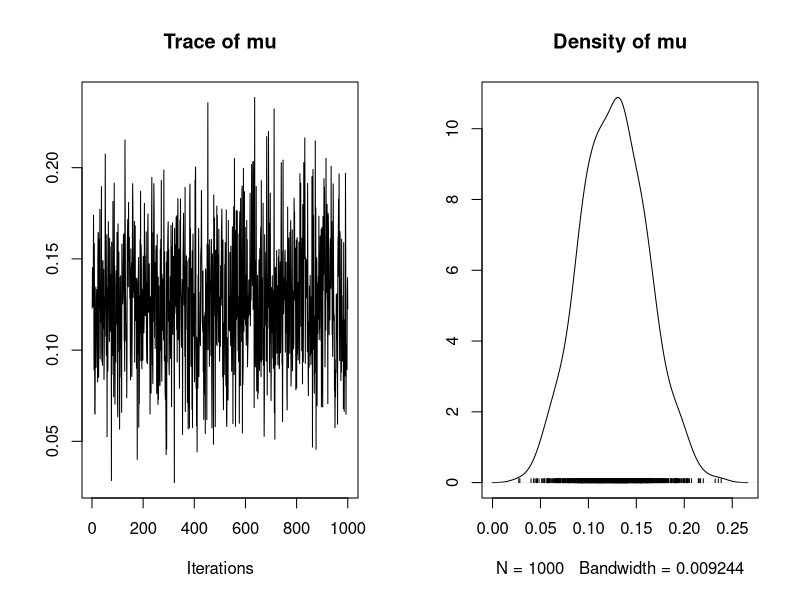
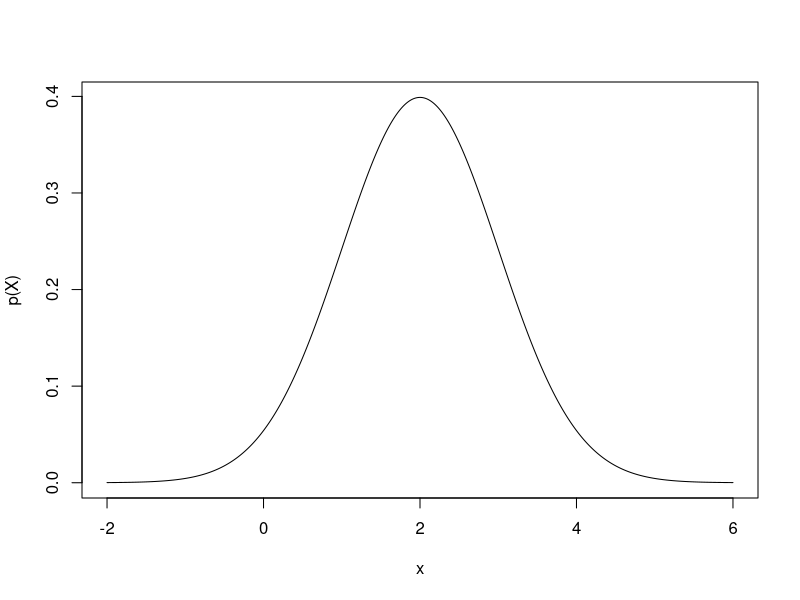
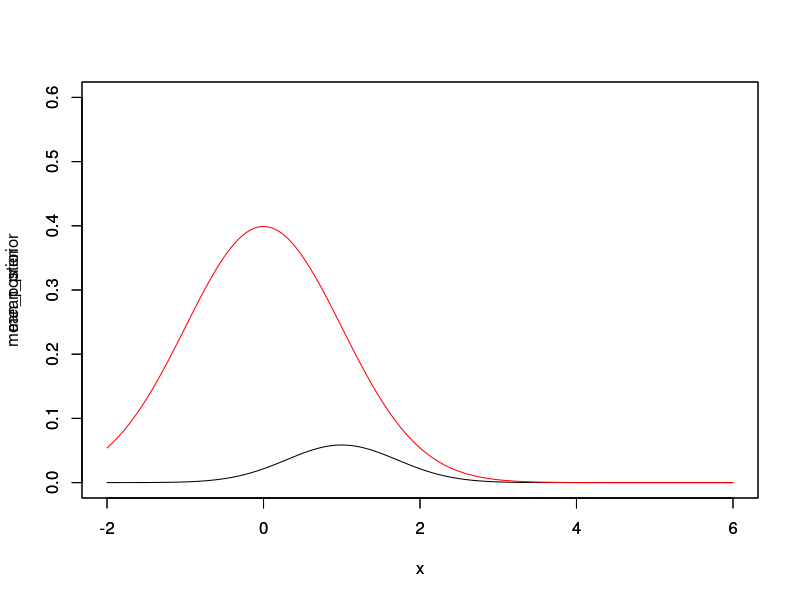

Reproduce these figures in R, in order.
## MCMC for conjugate Normal distribution
# 19/10/2017

# Prior distiribution of theta has a mean of 0 and variance of 1
# Observation of data has an unknown mean and a variance of 1

# Packages needed
library("MCMCpack")

####################################################### 
## Use MCMCpack as a comparison for my manual method ##
#######################################################

# The data, known variance of data, prior mean of mu, prior variance of mu, number of MC draws
# don't know mean of data!
x <- seq(-2, 6, 0.01)
D <- dnorm(x, 2, 1) # A vector of observed data
mcmc_package <- MCnormalnormal(D, 1, 0, 1, mc = 1000)
plot(mcmc_package)
var(mcmc_package)
mean(mcmc_package)

######################
## My manual method ##
######################

# Use the same test data as for MCMCpack
plot(x, D, type='l', ylab="p(X)", xlab="x")

# Define the prior distribution (mean=0, variance=1)
mean_prior <- dnorm(x, 0, 1)

# Define the posterior distribution
mean_posterior <- (D * mean_prior)

plot(x, mean_posterior, type="l", ylim=c(0,0.6))
par(new=TRUE)
plot(x, mean_prior, type="l", col="red", ylim=c(0,0.6))

# Apply the Metropolis algorithm

# https://theoreticalecology.wordpress.com/2010/09/17/metropolis-hastings-mcmc-in-r/
# proposalfunction <- function(param){
#   return(rnorm(3,mean = param, sd= c(0.1,0.5,0.3)))
# }
# run_metropolis_MCMC <- function(startvalue, iterations){
#   chain = array(dim = c(iterations+1,3))
#   chain[1,] = startvalue
#   for (i in 1:iterations){
#     proposal = proposalfunction(chain[i,])
#     
#     probab = exp(posterior(proposal) - posterior(chain[i,]))
#     if (runif(1) < probab){
#       chain[i+1,] = proposal
#     }else{
#       chain[i+1,] = chain[i,]
#     }
#   }
#   return(chain)
# }
